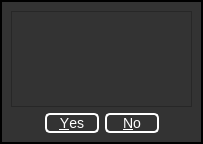
<?xml version="1.0" encoding="UTF-8"?>
<ui version="4.0">
 <class>Dialog</class>
 <widget class="QDialog" name="Dialog">
  <property name="geometry">
   <rect>
    <x>0</x>
    <y>0</y>
    <width>203</width>
    <height>144</height>
   </rect>
  </property>
  <property name="windowTitle">
   <string>Are you sure?</string>
  </property>
  <property name="styleSheet">
   <string notr="true">QDialog {
	background-color: #333333;
	color: white;
    border: 2px solid black;
}

QLabel {
	background-color: #333333;
	color: white;
}

QLineEdit {
	background-color: #333333;
	color: white;
}

QPlainTextEdit {
	background-color: #333333;
	color: white;
}

QPushButton {
    color: white;
    border-radius: 5px;
    border: 2px solid white;
	background-color: #333333;
    font-size: 14px;
	width: 50px;
}</string>
  </property>
  <layout class="QGridLayout" name="gridLayout">
   <item row="0" column="0">
    <widget class="QPlainTextEdit" name="plainTextEdit">
     <property name="enabled">
      <bool>false</bool>
     </property>
    </widget>
   </item>
   <item row="1" column="0">
    <widget class="QDialogButtonBox" name="buttonBox">
     <property name="autoFillBackground">
      <bool>false</bool>
     </property>
     <property name="locale">
      <locale language="English" country="UnitedStates"/>
     </property>
     <property name="orientation">
      <enum>Qt::Horizontal</enum>
     </property>
     <property name="standardButtons">
      <set>QDialogButtonBox::No|QDialogButtonBox::Yes</set>
     </property>
     <property name="centerButtons">
      <bool>true</bool>
     </property>
    </widget>
   </item>
  </layout>
 </widget>
 <resources/>
 <connections>
  <connection>
   <sender>buttonBox</sender>
   <Signal>accepted()</Signal>
   <receiver>Dialog</receiver>
   <slot>accept()</slot>
   <hints>
    <hint type="sourcelabel">
     <x>248</x>
     <y>254</y>
    </hint>
    <hint type="destinationlabel">
     <x>157</x>
     <y>274</y>
    </hint>
   </hints>
  </connection>
  <connection>
   <sender>buttonBox</sender>
   <Signal>rejected()</Signal>
   <receiver>Dialog</receiver>
   <slot>reject()</slot>
   <hints>
    <hint type="sourcelabel">
     <x>316</x>
     <y>260</y>
    </hint>
    <hint type="destinationlabel">
     <x>286</x>
     <y>274</y>
    </hint>
   </hints>
  </connection>
 </connections>
</ui>
